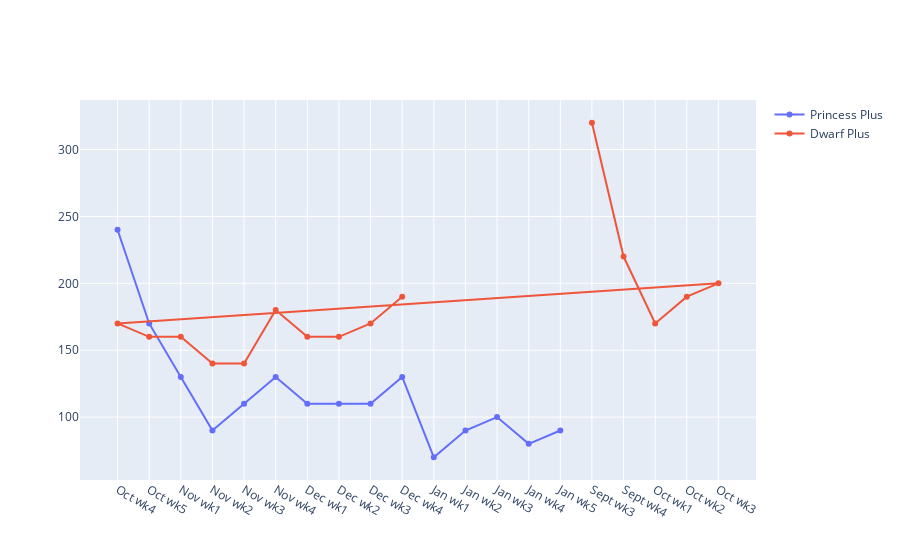

Notebook code for this chart:
### Markdown cell above
# Some region show
Assumption: ignore yoy difference

### Code cell
# AMR
fig = go.Figure()
fig.add_trace(go.Scatter(x=princess['week'], y=princess['AMR'], name='Princess Plus'))
fig.add_trace(go.Scatter(x=dwarf['week'], y=dwarf['AMR'], name='Dwarf Plus'))

### Figure 1 — Plotly figure (JSON) as saved in the notebook; plotly's stock layout.template omitted (floating-point values rounded to 4 significant figures)
{"data": [{"name": "Princess Plus", "type": "scatter", "x": ["Oct wk4", "Oct wk5", "Nov wk1", "Nov wk2", "Nov wk3", "Nov wk4", "Dec wk1", "Dec wk2", "Dec wk3", "Dec wk4", "Jan wk1", "Jan wk2", "Jan wk3", "Jan wk4", "Jan wk5"], "y": [240, 170, 130, 90, 110, 130, 110, 110, 110, 130, 70, 90, 100, 80, 90]}, {"name": "Dwarf Plus", "type": "scatter", "x": ["Sept wk3", "Sept wk4", "Oct wk1", "Oct wk2", "Oct wk3", "Oct wk4", "Oct wk5", "Nov wk1", "Nov wk2", "Nov wk3", "Nov wk4", "Dec wk1", "Dec wk2", "Dec wk3", "Dec wk4"], "y": [320, 220, 170, 190, 200, 170, 160, 160, 140, 140, 180, 160, 160, 170, 190]}], "layout": {}}
